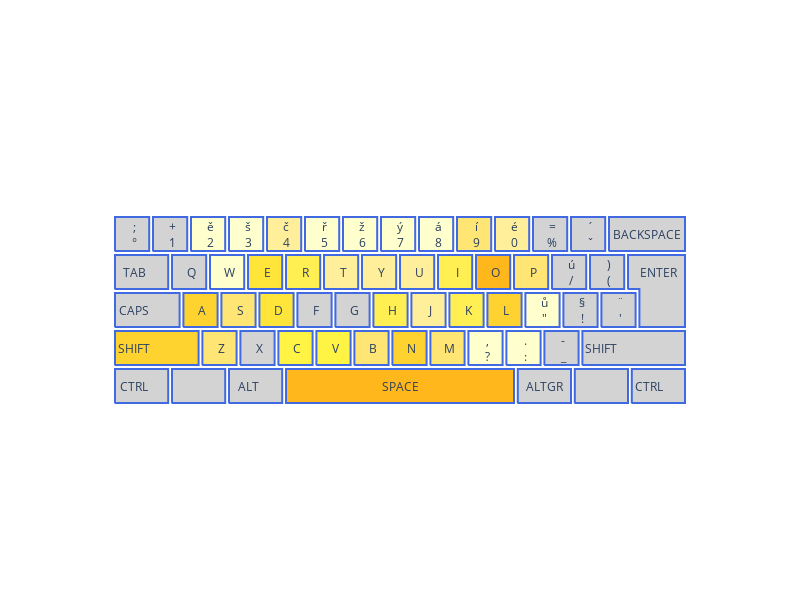

Notebook code for this chart:
### Code cell
## keyboard error visualization
import plotly.graph_objects as go
import data_analysis
importlib.reload(data_analysis)
from visualizations import create_keyboard
from data_analysis import get_number_of_errors_for_specific_char, create_error_heatmap, get_substitution_errors

# get text of exercises
def get_exercise_texts(data_item) -> typing.Dict[int, str]:
    exercise_texts = dict()
    for item_id, item in zip(data_item['id'], data_item['item']):
        exercise_texts[item_id] = json.loads(item)['text']
    return exercise_texts

exercise_texts = get_exercise_texts(data_item)

# only whole text exercises
whole_text_exercise_ids = []
for i in [205, 293, 296, 304, 235, 251, 236]:
    whole_text_exercise_ids += exercise_groups_temp[i]['group']

whole_text_exercise_logs = valid_final_logs[valid_final_logs['item'].isin(whole_text_exercise_ids)]


# raw_user_feature_set['user']
char_errors = get_number_of_errors_for_specific_char(whole_text_exercise_logs, [27289517] , exercise_texts)
char_errors = dict(sorted(char_errors.items(), key= lambda x: x[1]['total'], reverse=True))

## configure keyboard visualization
layout = go.Layout(
    plot_bgcolor='rgba(0,0,0,0)',
    yaxis=dict(scaleanchor="x", scaleratio=1, visible=False),
    xaxis=dict(visible=False),
    height=600,
    width=800,
)

fig = go.Figure(layout=layout)

## upper upper row with numbers and special chars
keys_val = ";+ěščřžýáíé=´ú)ů§¨,.-"
keys_full_val = [";</br></br>°", "+</br></br>1", "ě</br></br>2", "š</br></br>3", "č</br></br>4", "ř</br></br>5", "ž</br></br>6", "ý</br></br>7", "á</br></br>8", "í</br></br>9", "é</br></br>0", "=</br></br>%", "´</br></br>ˇ", "ú</br></br>/", ")</br></br>(", 'ů</br></br>"', "§</br></br>!", "¨</br></br>'", ",</br></br>?", ".</br></br>:", "-</br></br>_"]
specia_multiple_char_keys = dict(zip(keys_val, keys_full_val))
  
f = create_keyboard(fig, specia_multiple_char_keys, char_errors)
f.write_html("../interaktivne_viz/klavesnica_chyby.html")

### Figure 1 — Plotly figure (JSON) as saved in the notebook; plotly's stock layout.template omitted (floating-point values rounded to 4 significant figures)
{"data": [{"fill": "toself", "fillcolor": "rgb(211,211,211)", "hoverinfo": "none", "line": {"color": "RoyalBlue"}, "marker": {"size": 1}, "showlegend": false, "type": "scatter", "x": [13.5, 13.5, 15, 15, 13.8, 13.8, 13.5], "y": [3, 3.9, 3.9, 2, 2, 3, 3]}, {"fill": "toself", "fillcolor": "rgb(211,211,211)", "hoverinfo": "none", "line": {"color": "RoyalBlue"}, "marker": {"size": 1}, "showlegend": false, "type": "scatter", "x": [0, 0.9, 0.9, 0, 0], "y": [4, 4, 4.9, 4.9, 4]}, {"hovertemplate": "; / °<br><i>Total errors</i>: 0<extra></extra>", "mode": "text", "showlegend": false, "text": [";</br></br>°"], "type": "scatter", "x": [0.5], "y": [4.4]}, {"fill": "toself", "fillcolor": "rgb(211,211,211)", "hoverinfo": "none", "line": {"color": "RoyalBlue"}, "marker": {"size": 1}, "showlegend": false, "type": "scatter", "x": [1, 1.9, 1.9, 1, 1], "y": [4, 4, 4.9, 4.9, 4]}, {"hovertemplate": "+ / 1<br><i>Total errors</i>: 0<extra></extra>", "mode": "text", "showlegend": false, "text": ["+</br></br>1"], "type": "scatter", "x": [1.5], "y": [4.4]}, {"fill": "toself", "fillcolor": "rgb(255, 255, 205)", "hoverinfo": "none", "line": {"color": "RoyalBlue"}, "marker": {"size": 1}, "showlegend": false, "type": "scatter", "x": [2, 2.9, 2.9, 2, 2], "y": [4, 4, 4.9, 4.9, 4]}, {"hovertemplate": "ě / 2<br><i>Total errors</i>: 2<br><i>Typed SPACE</i>: 1<br><i>Typed a</i>: 1<extra></extra>", "mode": "text", "showlegend": false, "text": ["ě</br></br>2"], "type": "scatter", "x": [2.5], "y": [4.4]}, {"fill": "toself", "fillcolor": "rgb(255, 255, 205)", "hoverinfo": "none", "line": {"color": "RoyalBlue"}, "marker": {"size": 1}, "showlegend": false, "type": "scatter", "x": [3, 3.9, 3.9, 3, 3], "y": [4, 4, 4.9, 4.9, 4]}, {"hovertemplate": "š / 3<br><i>Total errors</i>: 1<br><i>Typed SPACE</i>: 1<extra></extra>", "mode": "text", "showlegend": false, "text": ["š</br></br>3"], "type": "scatter", "x": [3.5], "y": [4.4]}, {"fill": "toself", "fillcolor": "rgb(255, 239, 154)", "hoverinfo": "none", "line": {"color": "RoyalBlue"}, "marker": {"size": 1}, "showlegend": false, "type": "scatter", "x": [4, 4.9, 4.9, 4, 4], "y": [4, 4, 4.9, 4.9, 4]}, {"hovertemplate": "č / 4<br><i>Total errors</i>: 4<br><i>Typed ˇ</i>: 3<br><i>Typed l</i>: 1<extra></extra>", "mode": "text", "showlegend": false, "text": ["č</br></br>4"], "type": "scatter", "x": [4.5], "y": [4.4]}, {"fill": "toself", "fillcolor": "rgb(255, 255, 205)", "hoverinfo": "none", "line": {"color": "RoyalBlue"}, "marker": {"size": 1}, "showlegend": false, "type": "scatter", "x": [5, 5.9, 5.9, 5, 5], "y": [4, 4, 4.9, 4.9, 4]}, {"hovertemplate": "ř / 5<br><i>Total errors</i>: 3<br><i>Typed f</i>: 1<br><i>Typed ž</i>: 1<br><i>Typed z</i>: 1<extra></extra>", "mode": "text", "showlegend": false, "text": ["ř</br></br>5"], "type": "scatter", "x": [5.5], "y": [4.4]}, {"fill": "toself", "fillcolor": "rgb(255, 255, 205)", "hoverinfo": "none", "line": {"color": "RoyalBlue"}, "marker": {"size": 1}, "showlegend": false, "type": "scatter", "x": [6, 6.9, 6.9, 6, 6], "y": [4, 4, 4.9, 4.9, 4]}, {"hovertemplate": "ž / 6<br><i>Total errors</i>: 3<br><i>Typed ý</i>: 2<br><i>Typed ,</i>: 1<extra></extra>", "mode": "text", "showlegend": false, "text": ["ž</br></br>6"], "type": "scatter", "x": [6.5], "y": [4.4]}, {"fill": "toself", "fillcolor": "rgb(255, 255, 205)", "hoverinfo": "none", "line": {"color": "RoyalBlue"}, "marker": {"size": 1}, "showlegend": false, "type": "scatter", "x": [7, 7.9, 7.9, 7, 7], "y": [4, 4, 4.9, 4.9, 4]}, {"hovertemplate": "ý / 7<br><i>Total errors</i>: 2<br><i>Typed SPACE</i>: 1<br><i>Typed u</i>: 1<extra></extra>", "mode": "text", "showlegend": false, "text": ["ý</br></br>7"], "type": "scatter", "x": [7.5], "y": [4.4]}, {"fill": "toself", "fillcolor": "rgb(255, 255, 205)", "hoverinfo": "none", "line": {"color": "RoyalBlue"}, "marker": {"size": 1}, "showlegend": false, "type": "scatter", "x": [8, 8.9, 8.9, 8, 8], "y": [4, 4, 4.9, 4.9, 4]}, {"hovertemplate": "á / 8<br><i>Total errors</i>: 3<br><i>Typed ž</i>: 1<br><i>Typed y</i>: 1<br><i>Typed ,</i>: 1<extra></extra>", "mode": "text", "showlegend": false, "text": ["á</br></br>8"], "type": "scatter", "x": [8.5], "y": [4.4]}, {"fill": "toself", "fillcolor": "rgb(255, 229, 115)", "hoverinfo": "none", "line": {"color": "RoyalBlue"}, "marker": {"size": 1}, "showlegend": false, "type": "scatter", "x": [9, 9.9, 9.9, 9, 9], "y": [4, 4, 4.9, 4.9, 4]}, {"hovertemplate": "í / 9<br><i>Total errors</i>: 8<br><i>Typed á</i>: 2<br><i>Typed k</i>: 2<br><i>Typed v</i>: 1<extra></extra>", "mode": "text", "showlegend": false, "text": ["í</br></br>9"], "type": "scatter", "x": [9.5], "y": [4.4]}, {"fill": "toself", "fillcolor": "rgb(255, 239, 154)", "hoverinfo": "none", "line": {"color": "RoyalBlue"}, "marker": {"size": 1}, "showlegend": false, "type": "scatter", "x": [10, 10.9, 10.9, 10, 10], "y": [4, 4, 4.9, 4.9, 4]}, {"hovertemplate": "é / 0<br><i>Total errors</i>: 4<br><i>Typed o</i>: 2<br><i>Typed ě</i>: 1<br><i>Typed n</i>: 1<extra></extra>", "mode": "text", "showlegend": false, "text": ["é</br></br>0"], "type": "scatter", "x": [10.5], "y": [4.4]}, {"fill": "toself", "fillcolor": "rgb(211,211,211)", "hoverinfo": "none", "line": {"color": "RoyalBlue"}, "marker": {"size": 1}, "showlegend": false, "type": "scatter", "x": [11, 11.9, 11.9, 11, 11], "y": [4, 4, 4.9, 4.9, 4]}, {"hovertemplate": "= / %<br><i>Total errors</i>: 0<extra></extra>", "mode": "text", "showlegend": false, "text": ["=</br></br>%"], "type": "scatter", "x": [11.5], "y": [4.4]}, {"fill": "toself", "fillcolor": "rgb(211,211,211)", "hoverinfo": "none", "line": {"color": "RoyalBlue"}, "marker": {"size": 1}, "showlegend": false, "type": "scatter", "x": [12, 12.9, 12.9, 12, 12], "y": [4, 4, 4.9, 4.9, 4]}, {"hovertemplate": "´ / ˇ<br><i>Total errors</i>: 0<extra></extra>", "mode": "text", "showlegend": false, "text": ["´</br></br>ˇ"], "type": "scatter", "x": [12.5], "y": [4.4]}, {"fill": "toself", "fillcolor": "rgb(211,211,211)", "hoverinfo": "none", "line": {"color": "RoyalBlue"}, "marker": {"size": 1}, "showlegend": false, "type": "scatter", "x": [1.5, 2.4, 2.4, 1.5, 1.5], "y": [3, 3, 3.9, 3.9, 3]}, {"hovertemplate": "Q<br><i>Total errors</i>: 0<extra></extra>", "mode": "text", "showlegend": false, "text": ["Q"], "type": "scatter", "x": [2], "y": [3.4]}, {"fill": "toself", "fillcolor": "rgb(255, 255, 205)", "hoverinfo": "none", "line": {"color": "RoyalBlue"}, "marker": {"size": 1}, "showlegend": false, "type": "scatter", "x": [2.5, 3.4, 3.4, 2.5, 2.5], "y": [3, 3, 3.9, 3.9, 3]}, {"hovertemplate": "W<br><i>Total errors</i>: 1<br><i>Typed -</i>: 1<extra></extra>", "mode": "text", "showlegend": false, "text": ["W"], "type": "scatter", "x": [3], "y": [3.4]}, {"fill": "toself", "fillcolor": "rgb(255, 229, 57)", "hoverinfo": "none", "line": {"color": "RoyalBlue"}, "marker": {"size": 1}, "showlegend": false, "type": "scatter", "x": [3.5, 4.4, 4.4, 3.5, 3.5], "y": [3, 3, 3.9, 3.9, 3]}, {"hovertemplate": "E<br><i>Total errors</i>: 20<br><i>Typed u</i>: 4<br><i>Typed SPACE</i>: 4<br><i>Typed w</i>: 2<extra></extra>", "mode": "text", "showlegend": false, "text": ["E"], "type": "scatter", "x": [4], "y": [3.4]}, {"fill": "toself", "fillcolor": "rgb(255, 239, 83)", "hoverinfo": "none", "line": {"color": "RoyalBlue"}, "marker": {"size": 1}, "showlegend": false, "type": "scatter", "x": [4.5, 5.4, 5.4, 4.5, 4.5], "y": [3, 3, 3.9, 3.9, 3]}, {"hovertemplate": "R<br><i>Total errors</i>: 12<br><i>Typed v</i>: 2<br><i>Typed SPACE</i>: 2<br><i>Typed ý</i>: 1<extra></extra>", "mode": "text", "showlegend": false, "text": ["R"], "type": "scatter", "x": [5], "y": [3.4]}, {"fill": "toself", "fillcolor": "rgb(255, 239, 154)", "hoverinfo": "none", "line": {"color": "RoyalBlue"}, "marker": {"size": 1}, "showlegend": false, "type": "scatter", "x": [5.5, 6.4, 6.4, 5.5, 5.5], "y": [3, 3, 3.9, 3.9, 3]}, {"hovertemplate": "T<br><i>Total errors</i>: 7<br><i>Typed r</i>: 2<br><i>Typed o</i>: 1<br><i>Typed é</i>: 1<extra></extra>", "mode": "text", "showlegend": false, "text": ["T"], "type": "scatter", "x": [6], "y": [3.4]}, {"fill": "toself", "fillcolor": "rgb(255, 239, 154)", "hoverinfo": "none", "line": {"color": "RoyalBlue"}, "marker": {"size": 1}, "showlegend": false, "type": "scatter", "x": [6.5, 7.4, 7.4, 6.5, 6.5], "y": [3, 3, 3.9, 3.9, 3]}, {"hovertemplate": "Y<br><i>Total errors</i>: 6<br><i>Typed v</i>: 2<br><i>Typed a</i>: 2<br><i>Typed SPACE</i>: 1<extra></extra>", "mode": "text", "showlegend": false, "text": ["Y"], "type": "scatter", "x": [7], "y": [3.4]}, {"fill": "toself", "fillcolor": "rgb(255, 239, 154)", "hoverinfo": "none", "line": {"color": "RoyalBlue"}, "marker": {"size": 1}, "showlegend": false, "type": "scatter", "x": [7.5, 8.4, 8.4, 7.5, 7.5], "y": [3, 3, 3.9, 3.9, 3]}, {"hovertemplate": "U<br><i>Total errors</i>: 6<br><i>Typed j</i>: 1<br><i>Typed c</i>: 1<br><i>Typed z</i>: 1<extra></extra>", "mode": "text", "showlegend": false, "text": ["U"], "type": "scatter", "x": [8], "y": [3.4]}, {"fill": "toself", "fillcolor": "rgb(255, 239, 83)", "hoverinfo": "none", "line": {"color": "RoyalBlue"}, "marker": {"size": 1}, "showlegend": false, "type": "scatter", "x": [8.5, 9.4, 9.4, 8.5, 8.5], "y": [3, 3, 3.9, 3.9, 3]}, {"hovertemplate": "I<br><i>Total errors</i>: 12<br><i>Typed d</i>: 2<br><i>Typed í</i>: 2<br><i>Typed t</i>: 2<extra></extra>", "mode": "text", "showlegend": false, "text": ["I"], "type": "scatter", "x": [9], "y": [3.4]}, {"fill": "toself", "fillcolor": "rgb(255, 183, 28)", "hoverinfo": "none", "line": {"color": "RoyalBlue"}, "marker": {"size": 1}, "showlegend": false, "type": "scatter", "x": [9.5, 10.4, 10.4, 9.5, 9.5], "y": [3, 3, 3.9, 3.9, 3]}, {"hovertemplate": "O<br><i>Total errors</i>: 34<br><i>Typed SPACE</i>: 7<br><i>Typed a</i>: 4<br><i>Typed u</i>: 3<extra></extra>", "mode": "text", "showlegend": false, "text": ["O"], "type": "scatter", "x": [10], "y": [3.4]}, {"fill": "toself", "fillcolor": "rgb(255, 229, 115)", "hoverinfo": "none", "line": {"color": "RoyalBlue"}, "marker": {"size": 1}, "showlegend": false, "type": "scatter", "x": [10.5, 11.4, 11.4, 10.5, 10.5], "y": [3, 3, 3.9, 3.9, 3]}, {"hovertemplate": "P<br><i>Total errors</i>: 8<br><i>Typed a</i>: 2<br><i>Typed o</i>: 1<br><i>Typed r</i>: 1<extra></extra>", "mode": "text", "showlegend": false, "text": ["P"], "type": "scatter", "x": [11], "y": [3.4]}, {"fill": "toself", "fillcolor": "rgb(211,211,211)", "hoverinfo": "none", "line": {"color": "RoyalBlue"}, "marker": {"size": 1}, "showlegend": false, "type": "scatter", "x": [11.5, 12.4, 12.4, 11.5, 11.5], "y": [3, 3, 3.9, 3.9, 3]}, {"hovertemplate": "ú / /<br><i>Total errors</i>: 0<extra></extra>", "mode": "text", "showlegend": false, "text": ["ú</br></br>/"], "type": "scatter", "x": [12], "y": [3.4]}, {"fill": "toself", "fillcolor": "rgb(211,211,211)", "hoverinfo": "none", "line": {"color": "RoyalBlue"}, "marker": {"size": 1}, "showlegend": false, "type": "scatter", "x": [12.5, 13.4, 13.4, 12.5, 12.5], "y": [3, 3, 3.9, 3.9, 3]}, {"hovertemplate": ") / (<br><i>Total errors</i>: 0<extra></extra>", "mode": "text", "showlegend": false, "text": [")</br></br>("], "type": "scatter", "x": [13], "y": [3.4]}, {"fill": "toself", "fillcolor": "rgb(255, 211, 47)", "hoverinfo": "none", "line": {"color": "RoyalBlue"}, "marker": {"size": 1}, "showlegend": false, "type": "scatter", "x": [1.8, 2.7, 2.7, 1.8, 1.8], "y": [2, 2, 2.9, 2.9, 2]}, {"hovertemplate": "A<br><i>Total errors</i>: 27<br><i>Typed SPACE</i>: 4<br><i>Typed v</i>: 3<br><i>Typed n</i>: 3<extra></extra>", "mode": "text", "showlegend": false, "text": ["A"], "type": "scatter", "x": [2.3], "y": [2.4]}, {"fill": "toself", "fillcolor": "rgb(255, 229, 115)", "hoverinfo": "none", "line": {"color": "RoyalBlue"}, "marker": {"size": 1}, "showlegend": false, "type": "scatter", "x": [2.8, 3.7, 3.7, 2.8, 2.8], "y": [2, 2, 2.9, 2.9, 2]}, {"hovertemplate": "S<br><i>Total errors</i>: 9<br><i>Typed r</i>: 2<br><i>Typed d</i>: 2<br><i>Typed o</i>: 1<extra></extra>", "mode": "text", "showlegend": false, "text": ["S"], "type": "scatter", "x": [3.3], "y": [2.4]}, {"fill": "toself", "fillcolor": "rgb(255, 229, 57)", "hoverinfo": "none", "line": {"color": "RoyalBlue"}, "marker": {"size": 1}, "showlegend": false, "type": "scatter", "x": [3.8, 4.7, 4.7, 3.8, 3.8], "y": [2, 2, 2.9, 2.9, 2]}, {"hovertemplate": "D<br><i>Total errors</i>: 20<br><i>Typed e</i>: 4<br><i>Typed a</i>: 2<br><i>Typed SPACE</i>: 2<extra></extra>", "mode": "text", "showlegend": false, "text": ["D"], "type": "scatter", "x": [4.3], "y": [2.4]}, {"fill": "toself", "fillcolor": "rgb(211,211,211)", "hoverinfo": "none", "line": {"color": "RoyalBlue"}, "marker": {"size": 1}, "showlegend": false, "type": "scatter", "x": [4.8, 5.7, 5.7, 4.8, 4.8], "y": [2, 2, 2.9, 2.9, 2]}, {"hovertemplate": "F<br><i>Total errors</i>: 0<extra></extra>", "mode": "text", "showlegend": false, "text": ["F"], "type": "scatter", "x": [5.3], "y": [2.4]}, {"fill": "toself", "fillcolor": "rgb(211,211,211)", "hoverinfo": "none", "line": {"color": "RoyalBlue"}, "marker": {"size": 1}, "showlegend": false, "type": "scatter", "x": [5.8, 6.7, 6.7, 5.8, 5.8], "y": [2, 2, 2.9, 2.9, 2]}, {"hovertemplate": "G<br><i>Total errors</i>: 0<extra></extra>", "mode": "text", "showlegend": false, "text": ["G"], "type": "scatter", "x": [6.3], "y": [2.4]}, {"fill": "toself", "fillcolor": "rgb(255, 239, 83)", "hoverinfo": "none", "line": {"color": "RoyalBlue"}, "marker": {"size": 1}, "showlegend": false, "type": "scatter", "x": [6.8, 7.7, 7.7, 6.8, 6.8], "y": [2, 2, 2.9, 2.9, 2]}, {"hovertemplate": "H<br><i>Total errors</i>: 12<br><i>Typed e</i>: 3<br><i>Typed á</i>: 2<br><i>Typed g</i>: 1<extra></extra>", "mode": "text", "showlegend": false, "text": ["H"], "type": "scatter", "x": [7.3], "y": [2.4]}, {"fill": "toself", "fillcolor": "rgb(255, 239, 154)", "hoverinfo": "none", "line": {"color": "RoyalBlue"}, "marker": {"size": 1}, "showlegend": false, "type": "scatter", "x": [7.8, 8.7, 8.7, 7.8, 7.8], "y": [2, 2, 2.9, 2.9, 2]}, {"hovertemplate": "J<br><i>Total errors</i>: 7<br><i>Typed r</i>: 2<br><i>Typed i</i>: 1<br><i>Typed n</i>: 1<extra></extra>", "mode": "text", "showlegend": false, "text": ["J"], "type": "scatter", "x": [8.3], "y": [2.4]}, {"fill": "toself", "fillcolor": "rgb(255, 239, 83)", "hoverinfo": "none", "line": {"color": "RoyalBlue"}, "marker": {"size": 1}, "showlegend": false, "type": "scatter", "x": [8.8, 9.7, 9.7, 8.8, 8.8], "y": [2, 2, 2.9, 2.9, 2]}, {"hovertemplate": "K<br><i>Total errors</i>: 12<br><i>Typed SPACE</i>: 3<br><i>Typed ,</i>: 1<br><i>Typed q</i>: 1<extra></extra>", "mode": "text", "showlegend": false, "text": ["K"], "type": "scatter", "x": [9.3], "y": [2.4]}, {"fill": "toself", "fillcolor": "rgb(255, 211, 47)", "hoverinfo": "none", "line": {"color": "RoyalBlue"}, "marker": {"size": 1}, "showlegend": false, "type": "scatter", "x": [9.8, 10.7, 10.7, 9.8, 9.8], "y": [2, 2, 2.9, 2.9, 2]}, {"hovertemplate": "L<br><i>Total errors</i>: 26<br><i>Typed e</i>: 8<br><i>Typed o</i>: 3<br><i>Typed s</i>: 2<extra></extra>", "mode": "text", "showlegend": false, "text": ["L"], "type": "scatter", "x": [10.3], "y": [2.4]}, {"fill": "toself", "fillcolor": "rgb(255, 255, 205)", "hoverinfo": "none", "line": {"color": "RoyalBlue"}, "marker": {"size": 1}, "showlegend": false, "type": "scatter", "x": [10.8, 11.7, 11.7, 10.8, 10.8], "y": [2, 2, 2.9, 2.9, 2]}, {"hovertemplate": "ů / \"<br><i>Total errors</i>: 1<br><i>Typed a</i>: 1<extra></extra>", "mode": "text", "showlegend": false, "text": ["ů</br></br>\""], "type": "scatter", "x": [11.3], "y": [2.4]}, {"fill": "toself", "fillcolor": "rgb(211,211,211)", "hoverinfo": "none", "line": {"color": "RoyalBlue"}, "marker": {"size": 1}, "showlegend": false, "type": "scatter", "x": [11.8, 12.7, 12.7, 11.8, 11.8], "y": [2, 2, 2.9, 2.9, 2]}, {"hovertemplate": "§ / !<br><i>Total errors</i>: 0<extra></extra>", "mode": "text", "showlegend": false, "text": ["§</br></br>!"], "type": "scatter", "x": [12.3], "y": [2.4]}, {"fill": "toself", "fillcolor": "rgb(211,211,211)", "hoverinfo": "none", "line": {"color": "RoyalBlue"}, "marker": {"size": 1}, "showlegend": false, "type": "scatter", "x": [12.8, 13.7, 13.7, 12.8, 12.8], "y": [2, 2, 2.9, 2.9, 2]}, {"hovertemplate": "¨ / '<br><i>Total errors</i>: 0<extra></extra>", "mode": "text", "showlegend": false, "text": ["¨</br></br>'"], "type": "scatter", "x": [13.3], "y": [2.4]}, {"fill": "toself", "fillcolor": "rgb(255, 229, 115)", "hoverinfo": "none", "line": {"color": "RoyalBlue"}, "marker": {"size": 1}, "showlegend": false, "type": "scatter", "x": [2.3, 3.2, 3.2, 2.3, 2.3], "y": [1, 1, 1.9, 1.9, 1]}, {"hovertemplate": "Z<br><i>Total errors</i>: 10<br><i>Typed SPACE</i>: 3<br><i>Typed ž</i>: 2<br><i>Typed h</i>: 1<extra></extra>", "mode": "text", "showlegend": false, "text": ["Z"], "type": "scatter", "x": [2.8], "y": [1.4]}, {"fill": "toself", "fillcolor": "rgb(211,211,211)", "hoverinfo": "none", "line": {"color": "RoyalBlue"}, "marker": {"size": 1}, "showlegend": false, "type": "scatter", "x": [3.3, 4.2, 4.2, 3.3, 3.3], "y": [1, 1, 1.9, 1.9, 1]}, {"hovertemplate": "X<br><i>Total errors</i>: 0<extra></extra>", "mode": "text", "showlegend": false, "text": ["X"], "type": "scatter", "x": [3.8], "y": [1.4]}, {"fill": "toself", "fillcolor": "rgb(255, 244, 67)", "hoverinfo": "none", "line": {"color": "RoyalBlue"}, "marker": {"size": 1}, "showlegend": false, "type": "scatter", "x": [4.3, 5.2, 5.2, 4.3, 4.3], "y": [1, 1, 1.9, 1.9, 1]}, {"hovertemplate": "C<br><i>Total errors</i>: 17<br><i>Typed v</i>: 4<br><i>Typed g</i>: 2<br><i>Typed y</i>: 1<extra></extra>", "mode": "text", "showlegend": false, "text": ["C"], "type": "scatter", "x": [4.8], "y": [1.4]}, {"fill": "toself", "fillcolor": "rgb(255, 244, 67)", "hoverinfo": "none", "line": {"color": "RoyalBlue"}, "marker": {"size": 1}, "showlegend": false, "type": "scatter", "x": [5.3, 6.2, 6.2, 5.3, 5.3], "y": [1, 1, 1.9, 1.9, 1]}, {"hovertemplate": "V<br><i>Total errors</i>: 16<br><i>Typed b</i>: 3<br><i>Typed a</i>: 2<br><i>Typed o</i>: 2<extra></extra>", "mode": "text", "showlegend": false, "text": ["V"], "type": "scatter", "x": [5.8], "y": [1.4]}, {"fill": "toself", "fillcolor": "rgb(255, 229, 115)", "hoverinfo": "none", "line": {"color": "RoyalBlue"}, "marker": {"size": 1}, "showlegend": false, "type": "scatter", "x": [6.3, 7.2, 7.2, 6.3, 6.3], "y": [1, 1, 1.9, 1.9, 1]}, {"hovertemplate": "B<br><i>Total errors</i>: 11<br><i>Typed v</i>: 1<br><i>Typed ,</i>: 1<br><i>Typed k</i>: 1<extra></extra>", "mode": "text", "showlegend": false, "text": ["B"], "type": "scatter", "x": [6.8], "y": [1.4]}, {"fill": "toself", "fillcolor": "rgb(255, 211, 47)", "hoverinfo": "none", "line": {"color": "RoyalBlue"}, "marker": {"size": 1}, "showlegend": false, "type": "scatter", "x": [7.3, 8.2, 8.2, 7.3, 7.3], "y": [1, 1, 1.9, 1.9, 1]}, {"hovertemplate": "N<br><i>Total errors</i>: 27<br><i>Typed m</i>: 5<br><i>Typed f</i>: 3<br><i>Typed d</i>: 2<extra></extra>", "mode": "text", "showlegend": false, "text": ["N"], "type": "scatter", "x": [7.8], "y": [1.4]}, {"fill": "toself", "fillcolor": "rgb(255, 229, 115)", "hoverinfo": "none", "line": {"color": "RoyalBlue"}, "marker": {"size": 1}, "showlegend": false, "type": "scatter", "x": [8.3, 9.2, 9.2, 8.3, 8.3], "y": [1, 1, 1.9, 1.9, 1]}, {"hovertemplate": "M<br><i>Total errors</i>: 11<br><i>Typed u</i>: 2<br><i>Typed d</i>: 2<br><i>Typed n</i>: 2<extra></extra>", "mode": "text", "showlegend": false, "text": ["M"], "type": "scatter", "x": [8.8], "y": [1.4]}, {"fill": "toself", "fillcolor": "rgb(255, 255, 205)", "hoverinfo": "none", "line": {"color": "RoyalBlue"}, "marker": {"size": 1}, "showlegend": false, "type": "scatter", "x": [9.3, 10.2, 10.2, 9.3, 9.3], "y": [1, 1, 1.9, 1.9, 1]}, {"hovertemplate": ", / ?<br><i>Total errors</i>: 3<br><i>Typed k</i>: 1<br><i>Typed j</i>: 1<br><i>Typed .</i>: 1<extra></extra>", "mode": "text", "showlegend": false, "text": [",</br></br>?"], "type": "scatter", "x": [9.8], "y": [1.4]}, {"fill": "toself", "fillcolor": "rgb(255, 255, 205)", "hoverinfo": "none", "line": {"color": "RoyalBlue"}, "marker": {"size": 1}, "showlegend": false, "type": "scatter", "x": [10.3, 11.2, 11.2, 10.3, 10.3], "y": [1, 1, 1.9, 1.9, 1]}, {"hovertemplate": ". / :<br><i>Total errors</i>: 1<br><i>Typed d</i>: 1<extra></extra>", "mode": "text", "showlegend": false, "text": [".</br></br>:"], "type": "scatter", "x": [10.8], "y": [1.4]}, {"fill": "toself", "fillcolor": "rgb(211,211,211)", "hoverinfo": "none", "line": {"color": "RoyalBlue"}, "marker": {"size": 1}, "showlegend": false, "type": "scatter", "x": [11.3, 12.2, 12.2, 11.3, 11.3], "y": [1, 1, 1.9, 1.9, 1]}, {"hovertemplate": "- / _<br><i>Total errors</i>: 0<extra></extra>", "mode": "text", "showlegend": false, "text": ["-</br></br>_"], "type": "scatter", "x": [11.8], "y": [1.4]}, {"fill": "toself", "fillcolor": "rgb(211,211,211)", "hoverinfo": "none", "line": {"color": "RoyalBlue"}, "marker": {"size": 1}, "showlegend": false, "type": "scatter", "x": [0, 1.4, 1.4, 0, 0], "y": [0, 0, 0.9, 0.9, 0]}, {"hovertemplate": "CTRL<br><i>Total errors</i>: 0<extra></extra>", "mode": "text", "showlegend": false, "text": ["CTRL"], "type": "scatter", "x": [0.5], "y": [0.4]}, {"fill": "toself", "fillcolor": "rgb(211,211,211)", "hoverinfo": "none", "line": {"color": "RoyalBlue"}, "marker": {"size": 1}, "showlegend": false, "type": "scatter", "x": [1.5, 2.9, 2.9, 1.5, 1.5], "y": [0, 0, 0.9, 0.9, 0]}, {"hovertemplate": "<br><i>Total errors</i>: 0<extra></extra>", "mode": "text", "showlegend": false, "text": [""], "type": "scatter", "x": [2], "y": [0.4]}, {"fill": "toself", "fillcolor": "rgb(211,211,211)", "hoverinfo": "none", "line": {"color": "RoyalBlue"}, "marker": {"size": 1}, "showlegend": false, "type": "scatter", "x": [3, 4.4, 4.4, 3, 3], "y": [0, 0, 0.9, 0.9, 0]}, {"hovertemplate": "ALT<br><i>Total errors</i>: 0<extra></extra>", "mode": "text", "showlegend": false, "text": ["ALT"], "type": "scatter", "x": [3.5], "y": [0.4]}, {"fill": "toself", "fillcolor": "rgb(211,211,211)", "hoverinfo": "none", "line": {"color": "RoyalBlue"}, "marker": {"size": 1}, "showlegend": false, "type": "scatter", "x": [10.6, 12, 12, 10.6, 10.6], "y": [0, 0, 0.9, 0.9, 0]}, {"hoverinfo": "none", "mode": "text", "showlegend": false, "text": ["ALTGR"], "type": "scatter", "x": [11.3], "y": [0.4]}, {"fill": "toself", "fillcolor": "rgb(211,211,211)", "hoverinfo": "none", "line": {"color": "RoyalBlue"}, "marker": {"size": 1}, "showlegend": false, "type": "scatter", "x": [12.1, 13.5, 13.5, 12.1, 12.1], "y": [0, 0, 0.9, 0.9, 0]}, {"hovertemplate": "<br><i>Total errors</i>: 0<extra></extra>", "mode": "text", "showlegend": false, "text": [""], "type": "scatter", "x": [12.6], "y": [0.4]}, {"fill": "toself", "fillcolor": "rgb(211,211,211)", "hoverinfo": "none", "line": {"color": "RoyalBlue"}, "marker": {"size": 1}, "showlegend": false, "type": "scatter", "x": [13.6, 15, 15, 13.6, 13.6], "y": [0, 0, 0.9, 0.9, 0]}, {"hovertemplate": "CTRL <br><i>Total errors</i>: 0<extra></extra>", "mode": "text", "showlegend": false, "text": ["CTRL "], "type": "scatter", "x": [14.1], "y": [0.4]}, {"fill": "toself", "fillcolor": "rgb(211,211,211)", "hoverinfo": "none", "line": {"color": "RoyalBlue"}, "marker": {"size": 1}, "showlegend": false, "type": "scatter", "x": [13, 15, 15, 13, 13], "y": [4, 4, 4.9, 4.9, 4]}, {"hoverinfo": "none", "mode": "text", "showlegend": false, "text": ["BACKSPACE"], "type": "scatter", "x": [14], "y": [4.4]}, {"fill": "toself", "fillcolor": "rgb(211,211,211)", "hoverinfo": "none", "line": {"color": "RoyalBlue"}, "marker": {"size": 1}, "showlegend": false, "type": "scatter", "x": [0, 1.4, 1.4, 0, 0], "y": [3, 3, 3.9, 3.9, 3]}, {"hovertemplate": "TAB<br><i>Total errors</i>: 0<extra></extra>", "mode": "text", "showlegend": false, "text": ["TAB"], "type": "scatter", "x": [0.5], "y": [3.4]}, {"fill": "toself", "fillcolor": "rgb(211,211,211)", "hoverinfo": "none", "line": {"color": "RoyalBlue"}, "marker": {"size": 1}, "showlegend": false, "type": "scatter", "x": [0, 1.7, 1.7, 0, 0], "y": [2, 2, 2.9, 2.9, 2]}, {"hovertemplate": "CAPS<br><i>Total errors</i>: 0<extra></extra>", "mode": "text", "showlegend": false, "text": ["CAPS"], "type": "scatter", "x": [0.5], "y": [2.4]}, {"fill": "toself", "fillcolor": "rgb(255, 211, 47)", "hoverinfo": "none", "line": {"color": "RoyalBlue"}, "marker": {"size": 1}, "showlegend": false, "type": "scatter", "x": [0, 2.2, 2.2, 0, 0], "y": [1, 1, 1.9, 1.9, 1]}, {"hovertemplate": "SHIFT<br><i>Total errors</i>: 25<extra></extra>", "mode": "text", "showlegend": false, "text": ["SHIFT"], "type": "scatter", "x": [0.5], "y": [1.4]}, {"fill": "toself", "fillcolor": "rgb(211,211,211)", "hoverinfo": "none", "line": {"color": "RoyalBlue"}, "marker": {"size": 1}, "showlegend": false, "type": "scatter", "x": [12.3, 15, 15, 12.3, 12.3], "y": [1, 1, 1.9, 1.9, 1]}, {"hovertemplate": "SHIFT<br><i>Total errors</i>: 0<extra></extra>", "mode": "text", "showlegend": false, "text": ["SHIFT"], "type": "scatter", "x": [12.8], "y": [1.4]}, {"fill": "toself", "fillcolor": "rgb(255, 183, 28)", "hoverinfo": "none", "line": {"color": "RoyalBlue"}, "marker": {"size": 1}, "showlegend": false, "type": "scatter", "x": [4.5, 10.5, 10.5, 4.5, 4.5], "y": [0, 0, 0.9, 0.9, 0]}, {"hovertemplate": "SPACE<br><i>Total errors</i>: 48<br><i>Typed l</i>: 5<br><i>Typed v</i>: 4<br><i>Typed a</i>: 4<extra></extra>", "mode": "text", "showlegend": false, "text": ["SPACE"], "type": "scatter", "x": [7.5], "y": [0.4]}, {"hoverinfo": "none", "mode": "text", "showlegend": false, "text": ["ENTER"], "type": "scatter", "x": [14.3], "y": [3.4]}], "layout": {"height": 600, "plot_bgcolor": "rgba(0,0,0,0)", "shapes": [{"line": {"color": "RoyalBlue"}, "type": "rect", "x0": 4.5, "x1": 10.5, "y0": 0, "y1": 0.9}], "width": 800, "xaxis": {"visible": false}, "yaxis": {"scaleanchor": "x", "scaleratio": 1, "visible": false}}}
